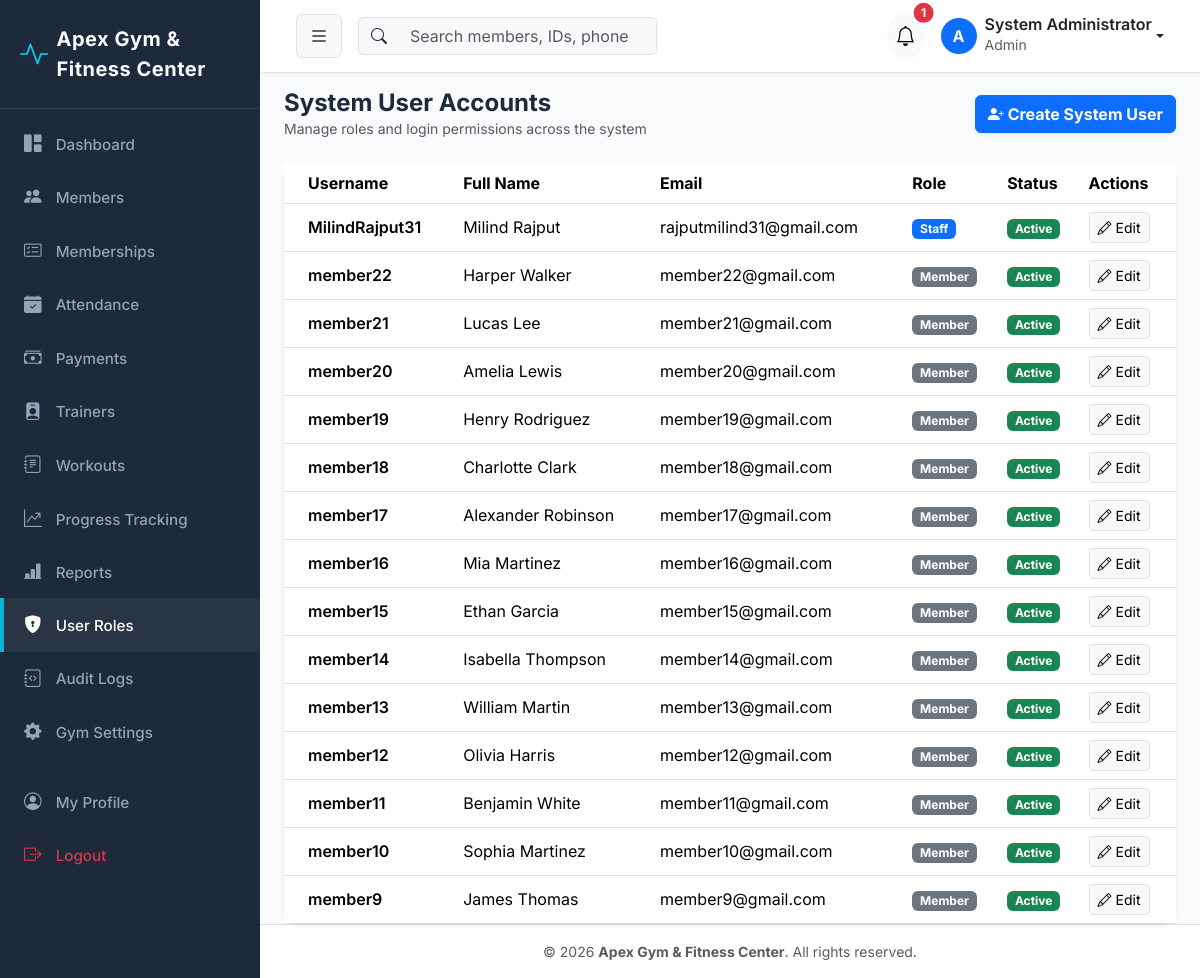
Before: /accounts/users/ (signed in) with the older database file.
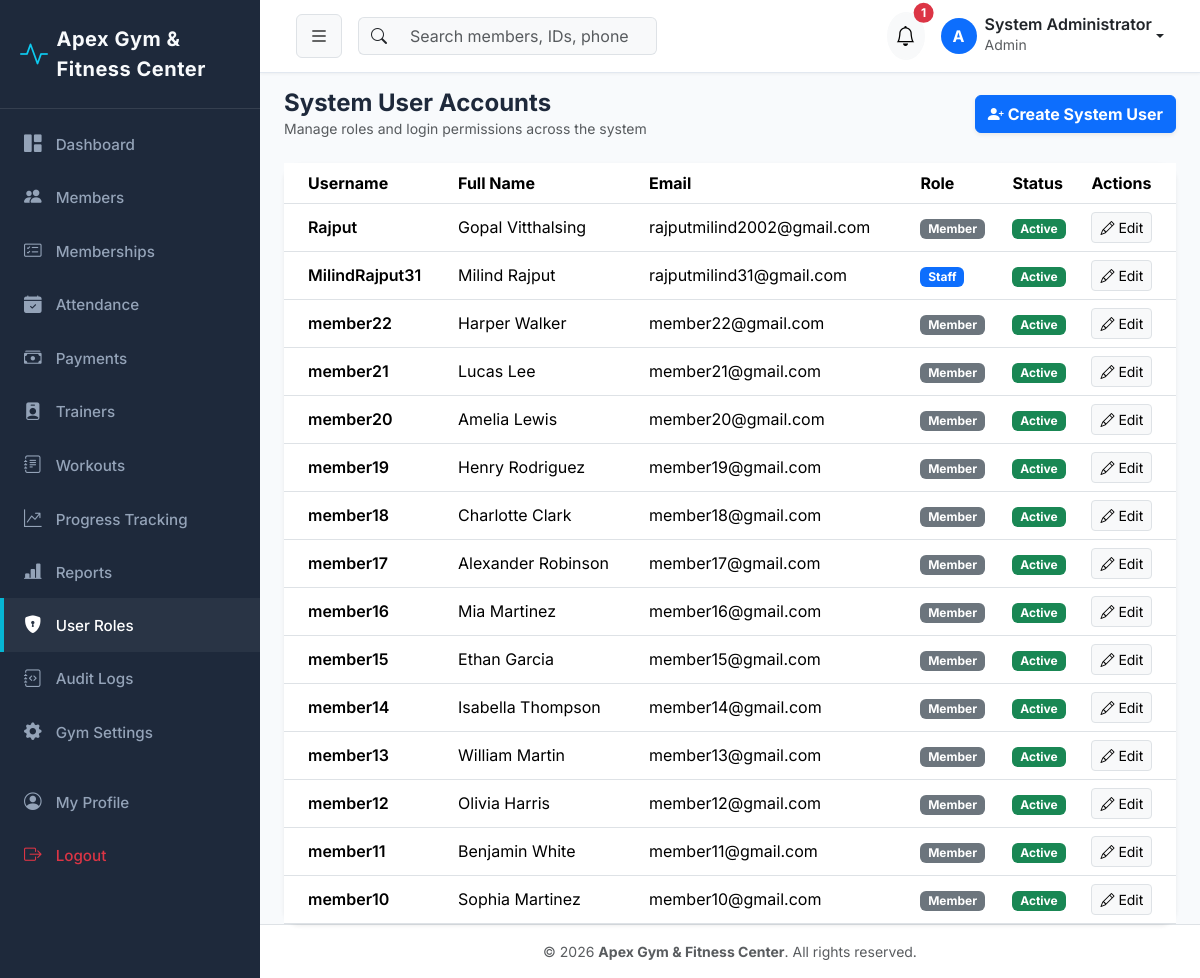
After: the same page with the newer database file.
### accounts/models.py (models this page shows, shortened)
class User(AbstractUser):
    class Role(models.TextChoices):
        ADMIN = 'ADMIN', 'Admin'
        STAFF = 'STAFF', 'Staff'
        TRAINER = 'TRAINER', 'Trainer'
        MEMBER = 'MEMBER', 'Member'
    role = models.CharField(
        max_length=20,
        choices=Role.choices,
        default=Role.MEMBER,
        help_text='Role for role-based access control'
    )
    phone = models.CharField(max_length=20, blank=True, null=True)
    profile_picture = models.ImageField(upload_to='profiles/', blank=True, null=True)
    created_at = models.DateTimeField(auto_now_add=True)
    updated_at = models.DateTimeField(auto_now=True)
    @property
    def is_admin(self):
        return self.role == self.Role.ADMIN or self.is_superuser
    @property
    def is_staff_user(self):
        return self.role == self.Role.STAFF or self.is_admin
    @property
    def is_trainer(self):
        return self.role == self.Role.TRAINER
    def get_full_name_or_username(self):
        full = f"{self.first_name} {self.last_name}".strip()
        return full if full else self.username

### accounts/views.py (the view)
# urls.py: path('users/', views.user_list_view, name='user_list'),
@login_required
def user_list_view(request):
    if not (request.user.is_admin or request.user.is_staff_user):
        messages.error(request, "Access denied. Only Admins/Staff can manage users.")
        return redirect('dashboard:index')
    users = User.objects.all().order_by('-date_joined')
    role_filter = request.GET.get('role', '')
    search_query = request.GET.get('q', '')
    if role_filter:
        users = users.filter(role=role_filter)
    if search_query:
        users = users.filter(username__icontains=search_query) | users.filter(email__icontains=search_query) | users.filter(first_name__icontains=search_query)
    paginator = Paginator(users, 15)
    page_number = request.GET.get('page')
    page_obj = paginator.get_page(page_number)
    return render(request, 'authentication/user_list.html', {
        'page_obj': page_obj,
        'role_filter': role_filter,
        'search_query': search_query,
        'roles': User.Role.choices,
    })

### notifications/context_processors.py (called while the page is built)
def user_notifications(request):
    if request.user.is_authenticated:
        unread = Notification.objects.filter(user=request.user, is_read=False)[:5]
        unread_count = Notification.objects.filter(user=request.user, is_read=False).count()
        return {
            'navbar_notifications': unread,
            'unread_notifications_count': unread_count
        }
    return {
        'navbar_notifications': [],
        'unread_notifications_count': 0
    }

### templates/authentication/user_list.html (shortened to what this page needs)
{% extends "base.html" %}
{% block content %}
<div class="d-flex justify-content-between align-items-center mb-4">
    <div>
        <h4 class="fw-bold mb-0">System User Accounts</h4>
        <p class="text-muted small mb-0">Manage roles and login permissions across the system</p>
    </div>
    {% if user.is_admin %}
    <a href="{% url 'accounts:user_create' %}" class="btn btn-primary fw-bold shadow-sm">
        <i class="bi bi-person-plus-fill me-1"></i>Create System User
    </a>
    {% endif %}
</div>
<div class="card border-0 shadow-sm rounded-4">
    <div class="card-body p-0">
        <div class="table-responsive">
            <table class="table table-hover align-middle mb-0">
                <thead class="bg-light">
                    <tr>
                        <th class="ps-4">Username</th>
                        <th>Full Name</th>
                        <th>Email</th>
                        <th>Role</th>
                        <th>Status</th>
                        <th>Actions</th>
                    </tr>
                </thead>
                <tbody>
                    {% for u in page_obj %}
                    <tr>
                        <td class="ps-4 fw-semibold">{{ u.username }}</td>
                        <td>{{ u.get_full_name_or_username }}</td>
                        <td>{{ u.email }}</td>
                        <td>
                            <span class="badge {% if u.is_admin %}bg-danger{% elif u.is_staff_user %}bg-primary{% elif u.is_trainer %}bg-info text-dark{% else %}bg-secondary{% endif %}">
                                {{ u.get_role_display }}
                            </span>
                        </td>
                        <td>
                            {% if u.is_active %}
                            <span class="badge bg-success">Active</span>
                            {% else %}
                            <span class="badge bg-secondary">Inactive</span>
                            {% endif %}
                        </td>
                        <td>
                            {% if user.is_admin %}
                            <a href="{% url 'accounts:user_edit' u.pk %}" class="btn btn-sm btn-light border me-1"><i class="bi bi-pencil"></i> Edit</a>
                            {% endif %}
                        </td>
                    </tr>
                    {% empty %}
                    <tr><td colspan="6" class="text-center py-4 text-muted">No user accounts found.</td></tr>
                    {% endfor %}
                </tbody>
            </table>
        </div>
    </div>
</div>
{% endblock %}

Changed rows visible on the page:
no longer on this page (row unchanged): User: username "member9", get_full_name_or_username "James Thomas", email "member9@gmail.com", role "Member", is_active "Active"
added User: username "Rajput", get_full_name_or_username "Gopal Vitthalsing", email "rajputmilind2002@gmail.com", role "Member", is_active "Active"
